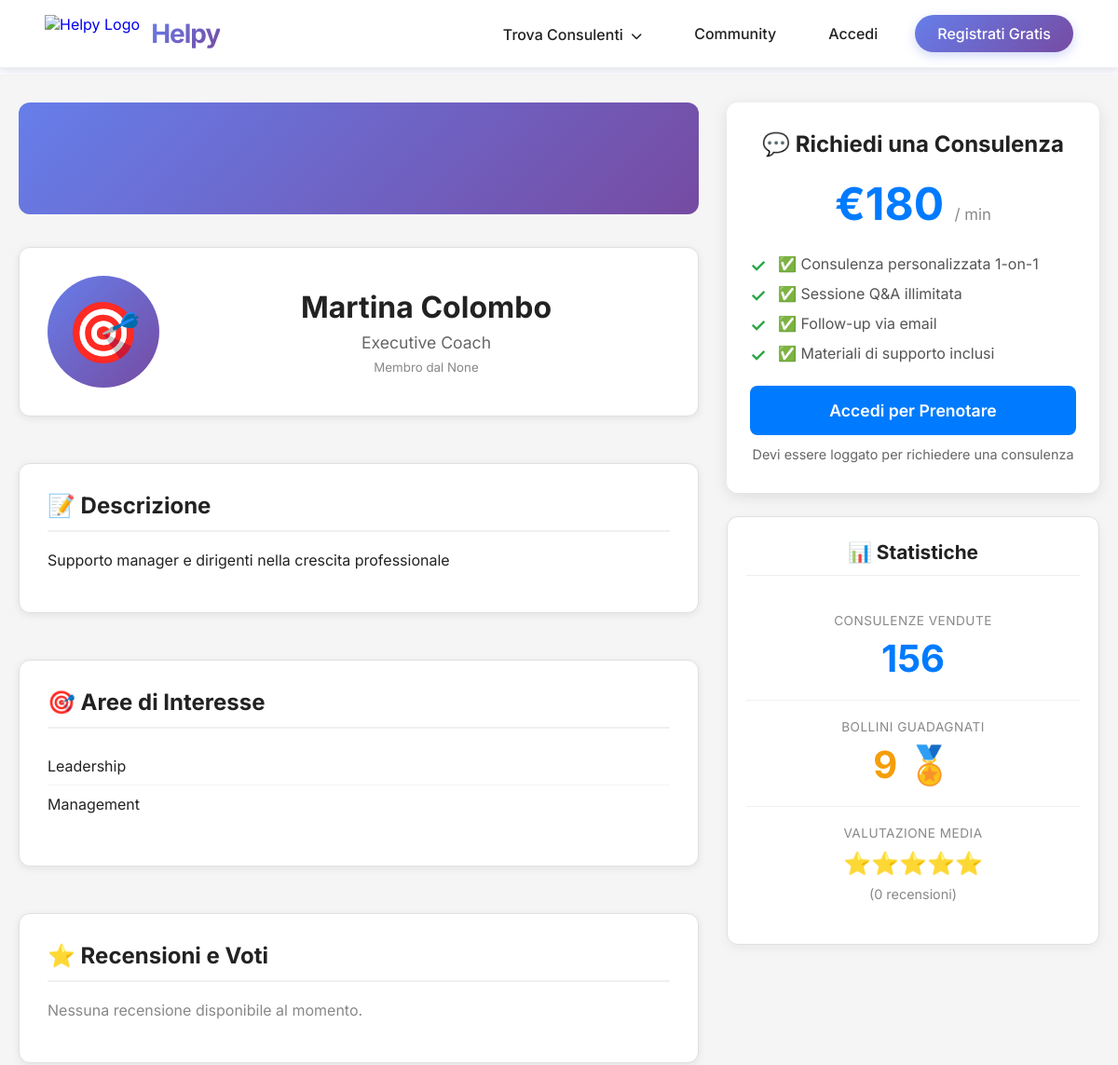
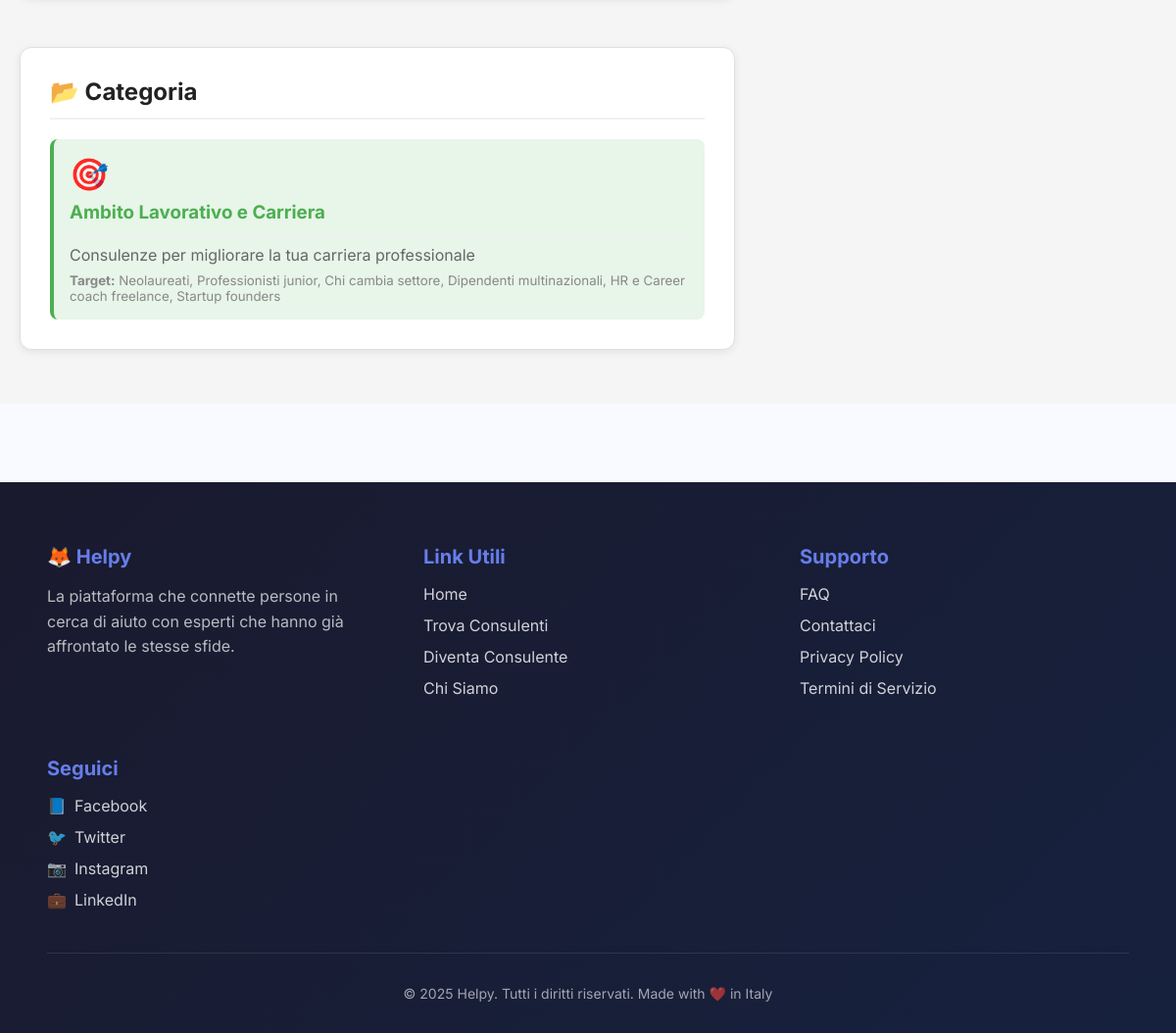
The page /user/21 on the database its author committed (2 pictures, top to bottom).
### app/models.py (models this page shows)
class Category(SQLModel, table=True):
    id: Optional[int] = Field(default=None, primary_key=True)
    name: str = Field(unique=True, index=True)
    slug: str = Field(unique=True, index=True)
    icon: Optional[str] = Field(default="🎯")
    description: Optional[str] = Field(default=None)
    target: Optional[str] = Field(default=None)
    color: Optional[str] = Field(default="#4CAF50")

class User(SQLModel, table=True):
    __tablename__ = "user"
    id: Optional[int] = Field(default=None, primary_key=True)
    email: str = Field(unique=True, index=True)
    password_md5: str
    nome: Optional[str] = None
    cognome: Optional[str] = None
    professione: Optional[str] = None
    category_id: Optional[int] = Field(default=None, foreign_key="category.id")
    profile_picture: Optional[str] = None
    prezzo_consulenza: Optional[int] = None
    consulenze_vendute: int = Field(default=0)
    consulenze_acquistate: int = Field(default=0)
    bollini: int = Field(default=0)
    descrizione: Optional[str] = None
    aree_interesse: Optional[str] = None
    confirmed: int = Field(default=0)
    confirmation_code: Optional[str] = None
    is_verified: bool = Field(default=False)
    is_anonymous: bool = Field(default=False)  # Se True, mostra "Utente #ID" invece del nome
    user_type_id: int = Field(default=1)  # 1=Utente, 2=Verificatore, 3=Amministratore
    created_at: Optional[datetime] = Field(default_factory=datetime.utcnow)

### app/routes/public_profile.py (the view)
@router.get("/user/{user_id}", response_class=HTMLResponse)
def public_user_profile(request: Request, user_id: int):
    with get_session() as session:
        user = session.get(User, user_id)
        if not user:
            return RedirectResponse("/")
        category = None
        if user.category_id:
            category = session.get(Category, user.category_id)
        aree_interesse_list = user.aree_interesse.split(',') if user.aree_interesse else []
        current_user = None
        try:
            from app.routes.auth import verify_token
            current_user = verify_token(request)
        except:
            pass
        logger.info(f"Public profile viewed: {user.email} (ID: {user.id}) by {current_user.email if current_user else 'anonymous'}")
        return templates.TemplateResponse("user_profile.html", {
            "request": request,
            "user": user,  # Utente del profilo che stai visualizzando
            "current_user": current_user,  # Utente loggato
            "category": category,
            "aree_interesse_list": aree_interesse_list,
            "is_own_profile": current_user and current_user.id == user.id
        })

### app/templates/user_profile.html (shortened to what this page needs)
{% extends "base.html" %}
{% block extra_css %}
<link rel="stylesheet" href="/static/profile.css">
{% endblock %}
{% block content %}
<div class="profile-container">
    <main class="main-content">
        <div class="cover-image"></div>
        <header class="profile-header card">
            {% if user.profile_picture and user.profile_picture != '/static/default-avatar.png' %}
            <img src="{{ user.profile_picture }}" alt="{{ user.nome }}" class="profile-avatar-large">
            {% else %}
            <div class="profile-avatar-large">
                {{ category.icon if category else '👤' }}
            </div>
            {% endif %}
            <div class="info">
                <h1>{{ user.nome }} {{ user.cognome or '' }}</h1>
                <p>{{ user.professione or 'Professionista' }}</p>
                <small style="color: #888;">Membro dal {{ user.created_at }}</small>
            </div>
        </header>
        <section class="card">
            <h2>📝 Descrizione</h2>
            {% if user.descrizione %}
            <p style="white-space: pre-wrap;">{{ user.descrizione }}</p>
            {% else %}
            <p style="color:#888;">{{ user.nome or 'Questo utente' }} non ha ancora aggiunto una descrizione al profilo.</p>
            {% endif %}
        </section>
        {% if aree_interesse_list %}
        <section class="card">
            <h2>🎯 Aree di Interesse</h2>
            <ul>
                {% for area in aree_interesse_list %}
                <li>{{ area }}</li>
                {% endfor %}
            </ul>
        </section>
        {% endif %}
        <section class="card">
            <h2>⭐ Recensioni e Voti</h2>
            <p style="color:#888;">Nessuna recensione disponibile al momento.</p>
        </section>
        {% if category %}
        <section class="card">
            <h2>📂 Categoria</h2>
            <div class="category-badge" style="background:{{ category.color }}20; border-left:4px solid {{ category.color }}; padding:16px; border-radius:8px;">
                <div style="font-size:2em; margin-bottom:8px;">{{ category.icon }}</div>
                <h3 style="margin:0 0 8px 0; color:{{ category.color }};">{{ category.name }}</h3>
                <p style="margin:0; color:#666;">{{ category.description }}</p>
                {% if category.target %}
                <small style="color:#888; display:block; margin-top:8px;"><strong>Target:</strong> {{ category.target }}</small>
                {% endif %}
            </div>
        </section>
        {% endif %}
    </main>
    <aside class="sidebar">
        <section class="consultation-card">
            <h2>💬 Richiedi una Consulenza</h2>
            <div class="price">€{{ user.prezzo_consulenza }} <span>/ {{ user.durata_consulenza }} min</span></div>
            <ul>
                <li>✅ Consulenza personalizzata 1-on-1</li>
                <li>✅ Sessione Q&A illimitata</li>
                <li>✅ Follow-up via email</li>
                <li>✅ Materiali di supporto inclusi</li>
            </ul>
            {% if is_own_profile %}
            <div class="btn btn-secondary" style="cursor: not-allowed; opacity: 0.6;">Non puoi prenotare te stesso</div>
            {% elif not current_user %}
            <a href="/login?redirect=/user/{{ user.id }}" class="btn btn-primary">Accedi per Prenotare</a>
            <p style="font-size: 0.9em; color: #666; margin-top: 8px;">Devi essere loggato per richiedere una consulenza</p>
            {% else %}
            <a href="/book/{{ user.id }}" class="btn btn-primary">Prenota Ora</a>
            <p style="font-size: 0.9em; color: #666; margin-top: 8px;">Scegli data e orario nel calendario.</p>
            {% endif %}
        </section>
        <section class="card">
            <h3>📊 Statistiche</h3>
            <div class="stat-item">
                <div class="stat-label">Consulenze Vendute</div>
                <div class="stat-value">{{ user.consulenze_vendute }}</div>
            </div>
            <div class="stat-item">
                <div class="stat-label">Bollini Guadagnati</div>
                <div class="stat-value" style="color: #f59e0b;">{{ user.bollini }} 🏅</div>
            </div>
            <div class="stat-item">
                <div class="stat-label">Valutazione Media</div>
                <div class="stars">⭐⭐⭐⭐⭐</div>
                <p style="margin:5px 0 0 0; font-size:0.9em; color:#888;">(0 recensioni)</p>
            </div>
        </section>
    </aside>
</div>
{% endblock %}

### app/static/style.css (style rules this page uses)
body { font-family: 'Segoe UI', Arial, sans-serif; background: #fff; margin: 0; padding: 0; color: #222; }
.profile-container { display: flex; min-height: calc(100vh - 64px); background: #f5f5f5; }
.profile-header { text-align: center; }
.consultation-card { background: white; border-radius: 12px; padding: 30px 25px; box-shadow: 0 4px 16px rgba(0,0,0,0.1); text-align: center; box-sizing: border-box; }
.consultation-card .btn { display: block; width: 100%; max-width: 100%; padding: 16px 20px; border: none; border-radius: 8px; font-size: 1.1em; font-weight: 600; cursor: pointer; text-decoration: none; text-align: center; transition: all 0.2s; box-sizing: border-box; margin: 10px 0; }
.consultation-card p { font-size: 0.85em; color: #888; margin: 12px 0 0 0; padding: 0; line-height: 1.5; }

### app/static/profile.css (style rules this page uses)
body { font-family: 'Inter', sans-serif; background-color: #f8faff; }
.profile-container { display: grid; grid-template-columns: 1fr 400px; gap: 30px; max-width: 1400px; margin: 0 auto; padding: 30px 20px; }
.main-content { display: flex; flex-direction: column; gap: 25px; }
.sidebar { display: flex; flex-direction: column; gap: 25px; position: sticky; top: 80px; align-self: flex-start; }
.card { background-color: #ffffff; border-radius: 12px; padding: 30px; margin-bottom: 25px; border: 1px solid #e0e0e0; box-shadow: 0 2px 8px rgba(0,0,0,0.08); }
.card h2, .card h3 { margin-top: 0; margin-bottom: 20px; color: #222; border-bottom: 2px solid #f0f0f0; padding-bottom: 12px; }
.card ul { list-style: none; padding: 0; }
.card ul li { padding: 10px 0; border-bottom: 1px solid #f5f5f5; }
.card ul li:last-child { border-bottom: none; }
.cover-image { width: 100%; height: 120px; background: linear-gradient(135deg, #667eea 0%, #764ba2 100%); border-radius: 12px; margin-bottom: 10px; position: relative; overflow: hidden; }
.profile-header { display: flex; align-items: center; gap: 25px; padding: 30px; }
.profile-avatar-large { width: 120px; height: 120px; border-radius: 50%; object-fit: cover; background: linear-gradient(135deg, #667eea 0%, #764ba2 100%); color: white; display: flex; align-items: center; justify-content: center; font-size: 4rem; flex-shrink: 0; }
.profile-header .info { flex: 1; }
.profile-header h1 { margin: 0 0 8px 0; font-size: 2em; color: #222; }
.profile-header p { margin: 5px 0; color: #666; font-size: 1.1em; }
.consultation-card { background: white; border-radius: 12px; padding: 30px 25px; box-shadow: 0 4px 16px rgba(0,0,0,0.1); text-align: center; box-sizing: border-box; }
.consultation-card h2 { margin: 0 0 20px 0; font-size: 1.5em; color: #222; }
.consultation-card .price { font-size: 3em; font-weight: bold; color: #007bff; margin: 20px 0; text-align: center; }
.consultation-card .price span { font-size: 0.35em; color: #888; font-weight: normal; }
.consultation-card ul { text-align: left; list-style: none; padding: 0; margin: 25px 0; }
.consultation-card ul li { position: relative; padding-left: 30px; margin-bottom: 12px; color: #555; border: none; }
.consultation-card ul li::before { content: '✓'; position: absolute; left: 0; color: #28a745; font-weight: bold; font-size: 1.2em; }
.btn { display: block; width: 100%; padding: 16px; border: none; border-radius: 8px; font-size: 1.1em; font-weight: 600; cursor: pointer; text-decoration: none; text-align: center; transition: all 0.2s; }
.btn-primary { background: #007bff; color: white; }
.sidebar .card { background-color: #ffffff; border-radius: 12px; padding: 25px 20px; margin-bottom: 25px; border: 1px solid #e0e0e0; box-shadow: 0 4px 12px rgba(0, 0, 0, 0.05); }
.sidebar .card h3 { color: #222; font-size: 1.3em; margin-top: 0; margin-bottom: 20px; text-align: center; border-bottom: 1px solid #eee; padding-bottom: 12px; }
.stat-item { text-align: center; padding: 20px 0; border-bottom: 1px solid #f0f0f0; }
.stat-item:last-child { border-bottom: none; }
.stat-label { font-size: 0.85em; color: #888; text-transform: uppercase; letter-spacing: 0.5px; margin-bottom: 8px; }
.stat-value { font-size: 2.5em; font-weight: bold; color: #007bff; }
.stars { font-size: 1.5em; color: #ffc107; margin: 10px 0; }
.category-badge { padding: 20px; border-radius: 8px; background: #f8f9fa; }

### app/templates/base.html (style rules this page uses)
body { padding-top: 80px; }

### rows shown on the page
Category: icon "🎯", name "Ambito Lavorativo e Carriera", description "Consulenze per migliorare la tua carriera professionale", target "Neolaureati, Professionisti junior, Chi cambia settore, Dipendenti multinazionali, HR e Career coach freelance, Startup founders"
User: nome "Martina Colombo", professione "Executive Coach", created_at "None", descrizione "Supporto manager e dirigenti nella crescita professionale", prezzo_consulenza "180", consulenze_vendute "156", bollini "9"

### other values the page prints
{{ area }} "Leadership" "Management"
{{ current_year or 2025 }} "2025"
